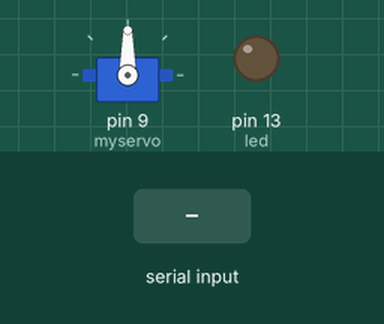
The sketch below on a simulated Arduino Leonardo, built with avr-gcc and run on an emulated ATmega32U4. Shown: servo, output pins drawn as LEDs (lit = HIGH). The inputs (shaded band) are chosen by the test bench. What the sketch prints to the serial monitor is not drawn.

Above: at 1.2 s.
1.3 s: "30,150\n" received over Serial
At 3.2 s:
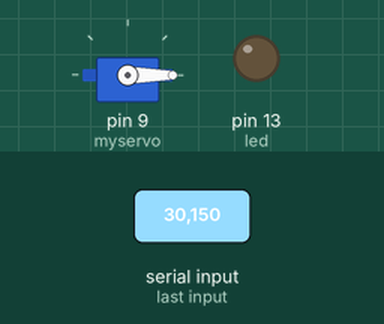
3.8 s: "90,45\n" received over Serial
At 4.4 s:
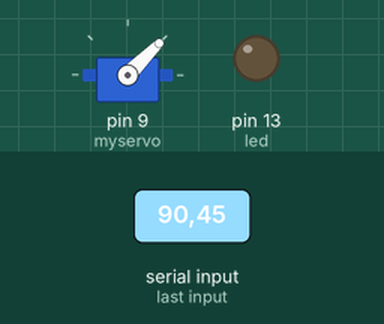
6.3 s: "200\n" received over Serial
At 7.1 s:
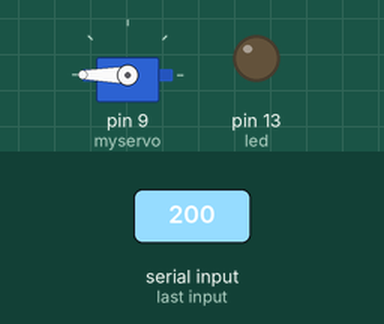
Timing chart, 0 to 10.8 s (numbered marks = the images above; inputs shaded):
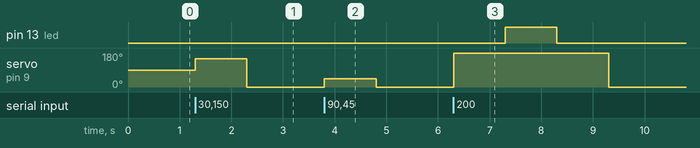

Measured:
- after the input at 1.3 s, servo on pin 9 (myservo): 90° → 150° at once, → 0° 1.0 s later
- after the input at 3.8 s, servo on pin 9 (myservo): 0° → 45° at once, → 0° 1.0 s later
- after the input at 6.3 s, pin 13 (led): LOW → HIGH after 1.0 s, → LOW 1.0 s later; servo on pin 9 (myservo): 0° → 180° at once, → 0° 3.0 s later

The sketch:

SerialTest.ino
```cpp
/*
 * Hello World!
 *
 * This is the Hello World! for Arduino.
 * It shows how to send data to the computer
 */

 #include <Servo.h>
int led = 13;
Servo myservo;

void setup()                    // run once, when the sketch starts
{
  pinMode(led, OUTPUT);
  digitalWrite(led, LOW);
  Serial.begin(9600);           // set up Serial library at 9600 bps
  myservo.attach(9);
  Serial.println("Hello world!");  // prints hello with ending line break
}

void loop()                       // run over and over again
{
  if(Serial.available() > 0)
  {
    float num = Serial.parseFloat();
    if(num < 180 || num > 0)
    {
      myservo.write(num);
    }
    if(num == 200)
    {
      turnOn();
    }
  }
}

void turnOn()
{
  delay(1000);
  digitalWrite(led, HIGH);
  delay(1000);
  digitalWrite(led, LOW);
}
```
